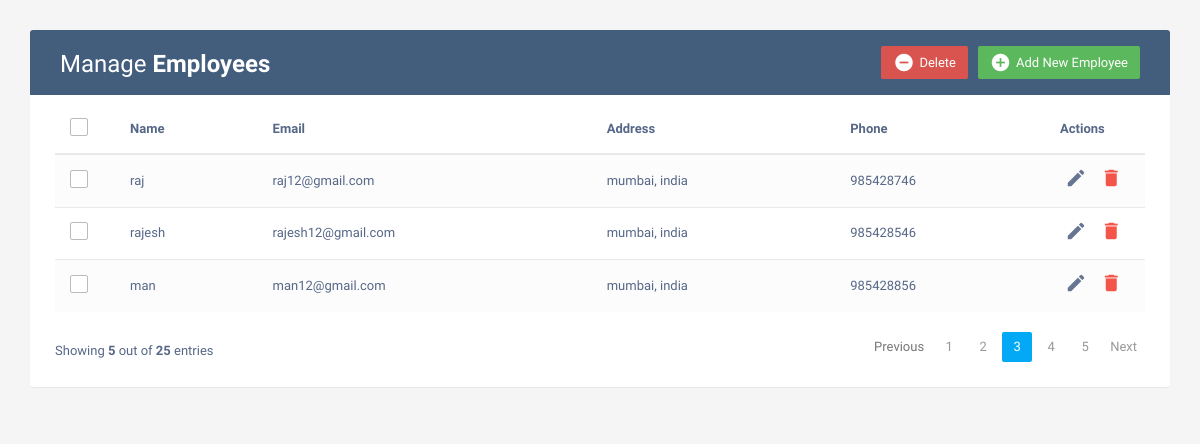
Before: / with the older database file.
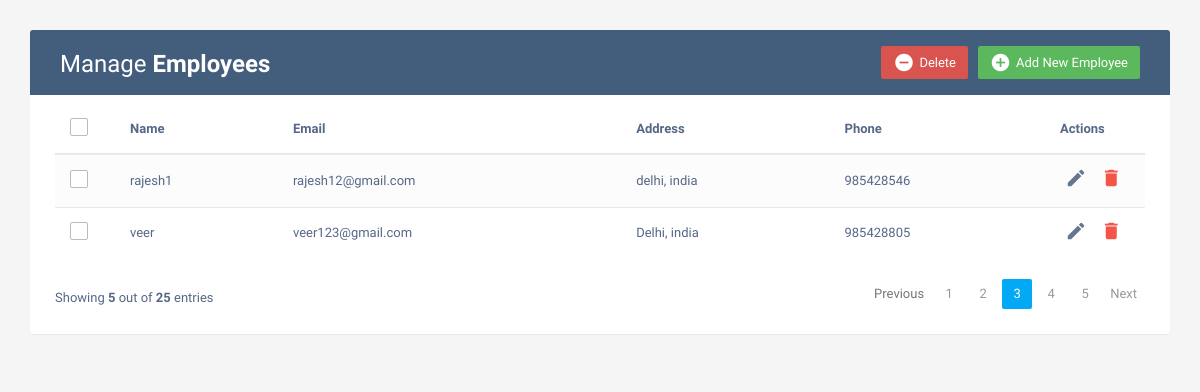
After: the same page with the newer database file.
### myapp/models.py (models this page shows)
class Employee(models.Model):
    name=models.CharField(max_length=50)
    email=models.EmailField(max_length=30)
    address=models.CharField(max_length=50)
    phone=models.IntegerField()
    def __str__(self) -> str:
        return self.name

### myapp/views.py (the view)
# urls.py: path('',views.crud , name="crud"),
def crud(request):
    empid=Employee.objects.all()
    print(empid)
    context={
        "empid":empid
    }
    return render(request,"crud.html",context)

### myapp/templates/crud.html (shortened to what this page needs)
<!DOCTYPE html>
<html lang="en">
<head>
<link rel="stylesheet" href="https://maxcdn.bootstrapcdn.com/font-awesome/4.7.0/css/font-awesome.min.css">
<link rel="stylesheet" href="https://maxcdn.bootstrapcdn.com/bootstrap/3.3.7/css/bootstrap.min.css">
  <body>
    <div class="container">
        <div class="table-wrapper">
            <div class="table-title">
                <div class="row">
                    <div class="col-sm-6">
						<h2>Manage <b>Employees</b></h2>
					</div>
					<div class="col-sm-6">
						<a href="#addEmployeeModal" class="btn btn-success" data-toggle="modal"><i class="material-icons">&#xE147;</i> <span>Add New Employee</span></a>
						<a href="#deleteEmployeeModal" class="btn btn-danger" data-toggle="modal"><i class="material-icons">&#xE15C;</i> <span>Delete</span></a>
					</div>
                </div>
            </div>
            <table class="table table-striped table-hover">
                <thead>
                    <tr>
						<th>
							<span class="custom-checkbox">
								<label for="selectAll"></label>
							</span>
						</th>
                        <th>Name</th>
                        <th>Email</th>
						<th>Address</th>
                        <th>Phone</th>
                        <th>Actions</th>
                    </tr>
                </thead>
                <tbody>
                    {% for i in empid %}
                    <tr>
						<td>
							<span class="custom-checkbox">
								<label for="checkbox1"></label>
							</span>
						</td>
                        <td>{{i.name}}</td>
                        <td>{{i.email}}</td>
						<td>{{i.address}}</td>
                        <td>{{i.phone}}</td>
                        <td>
                            <a href="#editEmployeeModal-{{i.id}}" class="edit" data-toggle="modal"><i class="material-icons" data-toggle="tooltip" title="Edit">&#xE254;</i></a>
                            <a href="#deleteEmployeeModal-{{i.id}}" class="delete" data-toggle="modal"><i class="material-icons" data-toggle="tooltip" title="Delete">&#xE872;</i></a>
                        </td>
                    </tr>
                    {% endfor %}
                </tbody>
            </table>
			<div class="clearfix">
                <div class="hint-text">Showing <b>5</b> out of <b>25</b> entries</div>
                <ul class="pagination">
                    <li class="page-item disabled"><a href="#">Previous</a></li>
                    <li class="page-item"><a href="#" class="page-link">1</a></li>
                    <li class="page-item"><a href="#" class="page-link">2</a></li>
                    <li class="page-item active"><a href="#" class="page-link">3</a></li>
                    <li class="page-item"><a href="#" class="page-link">4</a></li>
                    <li class="page-item"><a href="#" class="page-link">5</a></li>
                    <li class="page-item"><a href="#" class="page-link">Next</a></li>
                </ul>
            </div>
        </div>
    </div>
</body>
</html>

### myapp/templates/crud.html (style rules this page uses)
body { color: #566787; background: #f5f5f5; font-family: 'Varela Round', sans-serif; font-size: 13px; }
.table-wrapper { background: #fff; padding: 20px 25px; margin: 30px 0; border-radius: 3px; box-shadow: 0 1px 1px rgba(0,0,0,.05); }
.table-title { padding-bottom: 15px; background: #435d7d; color: #fff; padding: 16px 30px; margin: -20px -25px 10px; border-radius: 3px 3px 0 0; }
.table-title h2 { margin: 5px 0 0; font-size: 24px; }
.table-title .btn { color: #fff; float: right; font-size: 13px; border: none; min-width: 50px; border-radius: 2px; border: none; outline: none !important; margin-left: 10px; }
.table-title .btn i { float: left; font-size: 21px; margin-right: 5px; }
.table-title .btn span { float: left; margin-top: 2px; }
table.table tr th, table.table tr td { border-color: #e9e9e9; padding: 12px 15px; vertical-align: middle; }
table.table tr th:first-child { width: 60px; }
table.table tr th:last-child { width: 100px; }
table.table-striped tbody tr:nth-of-type(odd) { background-color: #fcfcfc; }
table.table td:last-child i { opacity: 0.9; font-size: 22px; margin: 0 5px; }
table.table td a { font-weight: bold; color: #566787; display: inline-block; text-decoration: none; outline: none !important; }
table.table td a.delete { color: #F44336; }
table.table td i { font-size: 19px; }
.pagination { float: right; margin: 0 0 5px; }
.pagination li a { border: none; font-size: 13px; min-width: 30px; min-height: 30px; color: #999; margin: 0 2px; line-height: 30px; border-radius: 2px !important; text-align: center; padding: 0 6px; }
.pagination li.active a, .pagination li.active a.page-link { background: #03A9F4; }
.hint-text { float: left; margin-top: 10px; font-size: 13px; }
.custom-checkbox { position: relative; }
.custom-checkbox label:before { width: 18px; height: 18px; }
.custom-checkbox label:before { content: ''; margin-right: 10px; display: inline-block; vertical-align: text-top; background: white; border: 1px solid #bbb; border-radius: 2px; box-sizing: border-box; z-index: 2; }

Changed rows visible on the page:
removed Employee: name "raj", email "raj12@gmail.com", address "mumbai, india", phone "985428746"
removed Employee: name "man", email "man12@gmail.com", address "mumbai, india", phone "985428856"
changed Employee "rajesh12@gmail.com": name "rajesh" → "rajesh1"; address "mumbai, india" → "delhi, india"
added Employee: name "veer", email "veer123@gmail.com", address "Delhi, india", phone "985428805"
